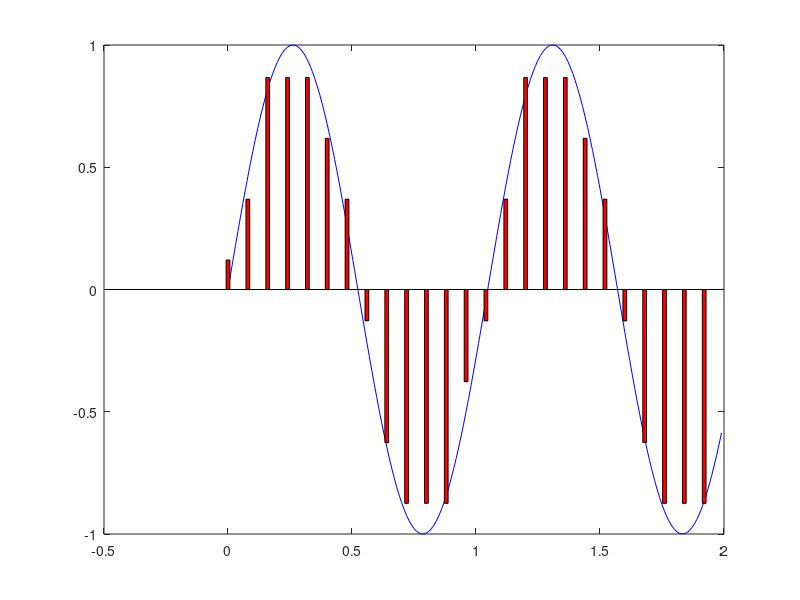

MATLAB code to generate this figure: (Note: this script raises an error after producing the figure.)
close all
clear all
clc

T = 1;
dt = 0.01; % time step size
N = 200;
t = linspace(0,(N*dt)-dt,N);

m = sin(6*t);
factor = 8;
% Ts = factor*dt; % sampling period
m_ds = downsample(m,factor);
% m_s = upsample(m_ds,factor);
k = 3; % bit per samples
L = 2^k; % quantization level
m_max = max(m_ds); % maximum message signal value
m_min = min(m_ds); % minimum message signal value
delta = (m_max-m_min)/L; % quantization interval
level_max = m_max - delta/2; % maximum level
level_min = m_min + delta/2; % minimum level
q_levels=level_min:delta:level_max; % quantization
m_level = round((m_ds-level_min)/delta); % quantization
m_level(m_level>(L-1)) = L-1; %extreme maximum fix
encoded = dec2bin(m_level,2);
m_quantized = (m_level.*delta) + level_min; % quantization
m_quantized(m_quantized>level_max) = level_max; % extreme maximum fix
m_quantized(m_quantized<level_min) = level_min; % extreme minimum fix
m_quantized_flat = kron(m_quantized, ones(1,factor));
m_quantized_up = upsample(m_quantized,factor);
bin_up = upsample(encoded,factor);

plot(t,m,'b')
hold on
bar(t,m_quantized_up,4,'r',EdgeColor='k',LineWidth=1.5)
text(t,m_quantized_up,bin_up,'HorizontalAlignment','center','VerticalAlignment','bottom')
title('Message Signal and Quantized Signal with Level L = 8')

encoded2 = reshape(encoded',1,[]);
disp(['The bitstream representing the PCM signal is ' encoded2])
